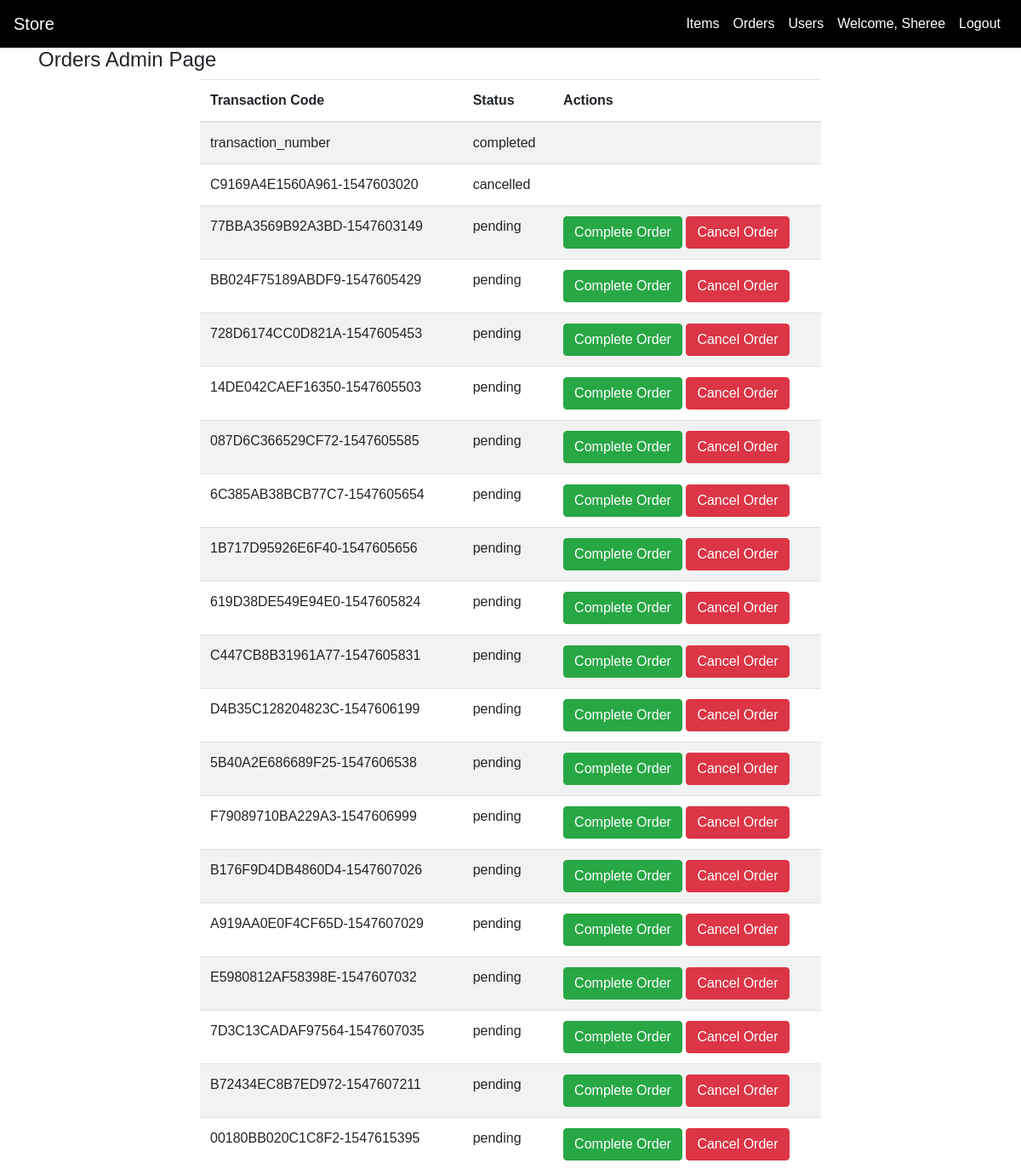
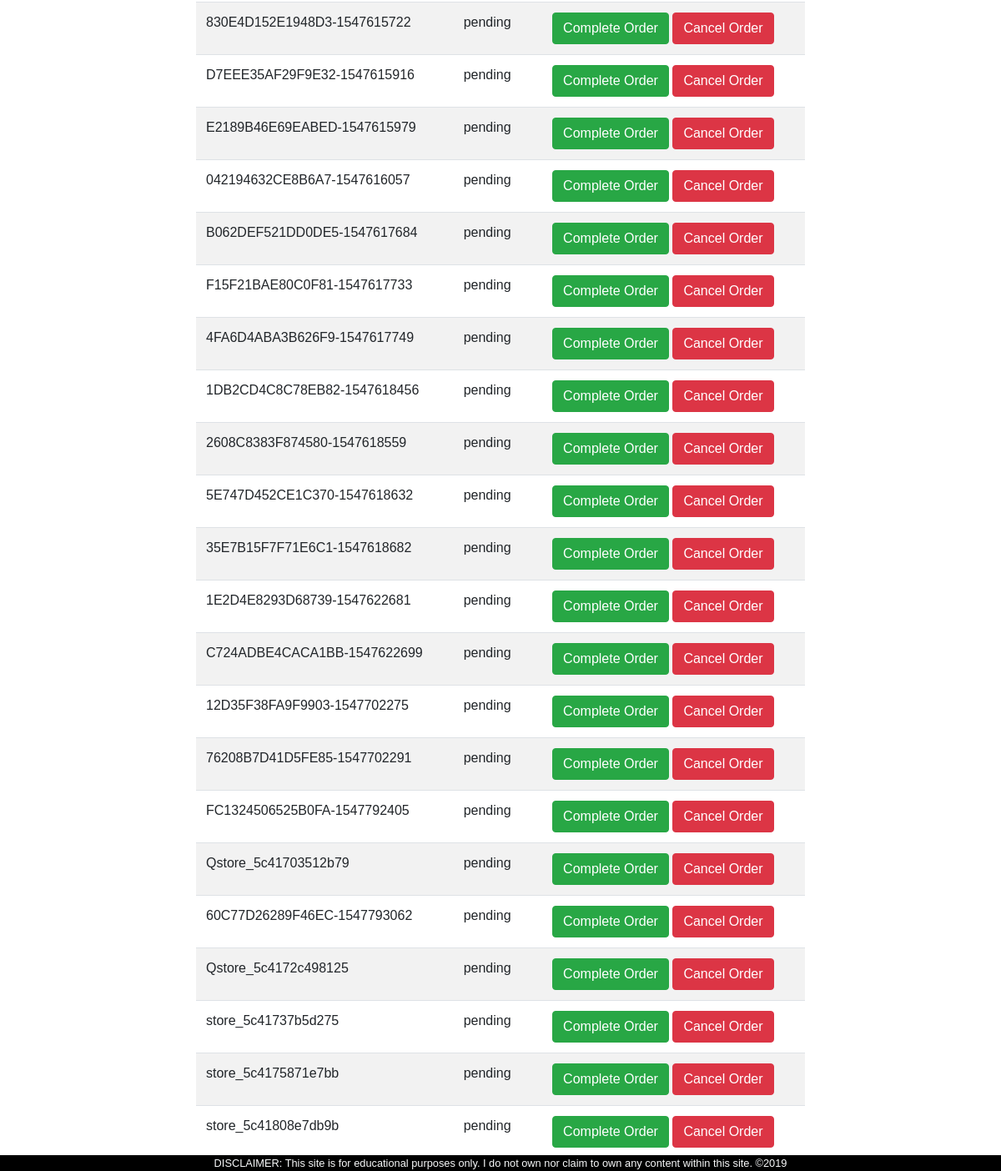
The app's page /app/views/orders.php (signed in) with its own data (2 pictures, top to bottom).
### tables this page shows
CREATE TABLE `orders` (
  `id` int(11) NOT NULL,
  `user_id` int(11) NOT NULL,
  `transaction_code` varchar(255) NOT NULL,
  `purchase_date` timestamp NOT NULL DEFAULT CURRENT_TIMESTAMP,
  `status_id` int(11) NOT NULL,
  `payment_mode_id` int(11) NOT NULL
);

CREATE TABLE `statuses` (
  `id` int(11) NOT NULL,
  `name` varchar(255) NOT NULL
);

### app/views/orders.php (the view)
<?php require_once '../partials/template.php'; ?>
<?php function get_page_content() {
	if(isset($_SESSION['user']) && $_SESSION['user']['roles_id'] == 1) {
		global $conn;
	?>
	<div class="container">
		<h4>Orders Admin Page</h4>
		<div class="row">
			<div class="col-sm-8 offset-sm-2">
				<table class="table table-striped">
					<thead>
						<th>Transaction Code</th>
						<th>Status</th>
						<th>Actions</th>
					</thead>
					<tbody>
						<?php
							$order_query = "SELECT o.id, o.transaction_code, o.status_id, s.name AS status FROM orders o JOIN statuses s ON (o.status_id = s.id);";
							$orders = mysqli_query($conn, $order_query);
							foreach($orders as $order){
						 ?>
						 <tr>
						 	<td><?php echo $order['transaction_code']; ?></td>
						 	<td><?php echo $order['status']; ?></td>
						 	<td>
						 		<?php if($order['status']=="pending") { ?>
						 			<a href="../controllers/complete_order.php?id=<?php echo $order['id']; ?>" class="btn btn-success">Complete Order</a>
						 			<a href="../controllers/cancel_order.php?id=<?php echo $order['id']; ?>" class="btn btn-danger">Cancel Order</a>
						 		<?php }; ?>
						 	</td>
						 </tr>
						<?php } ?>
					</tbody>
				</table>
			</div>
		</div>
	</div>
<?php } else {
	header('Location: ./error.php');
} ?>
<?php } ?>

### app/assets/css/style.css (style rules this page uses)
* { margin: 0; padding: 0; box-sizing: border-box; font-family: 'Abel', sans-serif; scroll-behavior: smooth; }

### records on screen
orders: transaction_code "transaction_number", status.name "completed"
orders: transaction_code "C9169A4E1560A961-1547603020", status.name "cancelled"
orders: transaction_code "77BBA3569B92A3BD-1547603149", status.name "pending"
orders: transaction_code "BB024F75189ABDF9-1547605429", status.name "pending"
orders: transaction_code "728D6174CC0D821A-1547605453", status.name "pending"
orders: transaction_code "14DE042CAEF16350-1547605503", status.name "pending"
orders: transaction_code "087D6C366529CF72-1547605585", status.name "pending"
orders: transaction_code "6C385AB38BCB77C7-1547605654", status.name "pending"
orders: transaction_code "1B717D95926E6F40-1547605656", status.name "pending"
orders: transaction_code "619D38DE549E94E0-1547605824", status.name "pending"
orders: transaction_code "C447CB8B31961A77-1547605831", status.name "pending"
orders: transaction_code "D4B35C128204823C-1547606199", status.name "pending"
orders: transaction_code "5B40A2E686689F25-1547606538", status.name "pending"
orders: transaction_code "F79089710BA229A3-1547606999", status.name "pending"
orders: transaction_code "B176F9D4DB4860D4-1547607026", status.name "pending"
orders: transaction_code "A919AA0E0F4CF65D-1547607029", status.name "pending"
orders: transaction_code "E5980812AF58398E-1547607032", status.name "pending"
orders: transaction_code "7D3C13CADAF97564-1547607035", status.name "pending"
orders: transaction_code "B72434EC8B7ED972-1547607211", status.name "pending"
orders: transaction_code "00180BB020C1C8F2-1547615395", status.name "pending"
orders: transaction_code "830E4D152E1948D3-1547615722", status.name "pending"
orders: transaction_code "D7EEE35AF29F9E32-1547615916", status.name "pending"
orders: transaction_code "E2189B46E69EABED-1547615979", status.name "pending"
orders: transaction_code "042194632CE8B6A7-1547616057", status.name "pending"
orders: transaction_code "B062DEF521DD0DE5-1547617684", status.name "pending"
orders: transaction_code "F15F21BAE80C0F81-1547617733", status.name "pending"
orders: transaction_code "4FA6D4ABA3B626F9-1547617749", status.name "pending"
orders: transaction_code "1DB2CD4C8C78EB82-1547618456", status.name "pending"
orders: transaction_code "2608C8383F874580-1547618559", status.name "pending"
orders: transaction_code "5E747D452CE1C370-1547618632", status.name "pending"
orders: transaction_code "35E7B15F7F71E6C1-1547618682", status.name "pending"
orders: transaction_code "1E2D4E8293D68739-1547622681", status.name "pending"
orders: transaction_code "C724ADBE4CACA1BB-1547622699", status.name "pending"
orders: transaction_code "12D35F38FA9F9903-1547702275", status.name "pending"
orders: transaction_code "76208B7D41D5FE85-1547702291", status.name "pending"
orders: transaction_code "FC1324506525B0FA-1547792405", status.name "pending"
orders: transaction_code "Qstore_5c41703512b79", status.name "pending"
orders: transaction_code "60C77D26289F46EC-1547793062", status.name "pending"
orders: transaction_code "Qstore_5c4172c498125", status.name "pending"
orders: transaction_code "store_5c41737b5d275", status.name "pending"
orders: transaction_code "store_5c4175871e7bb", status.name "pending"
orders: transaction_code "store_5c41808e7db9b", status.name "pending"

### other values on screen
$_SESSION['user']['firstname'] "Sheree"
